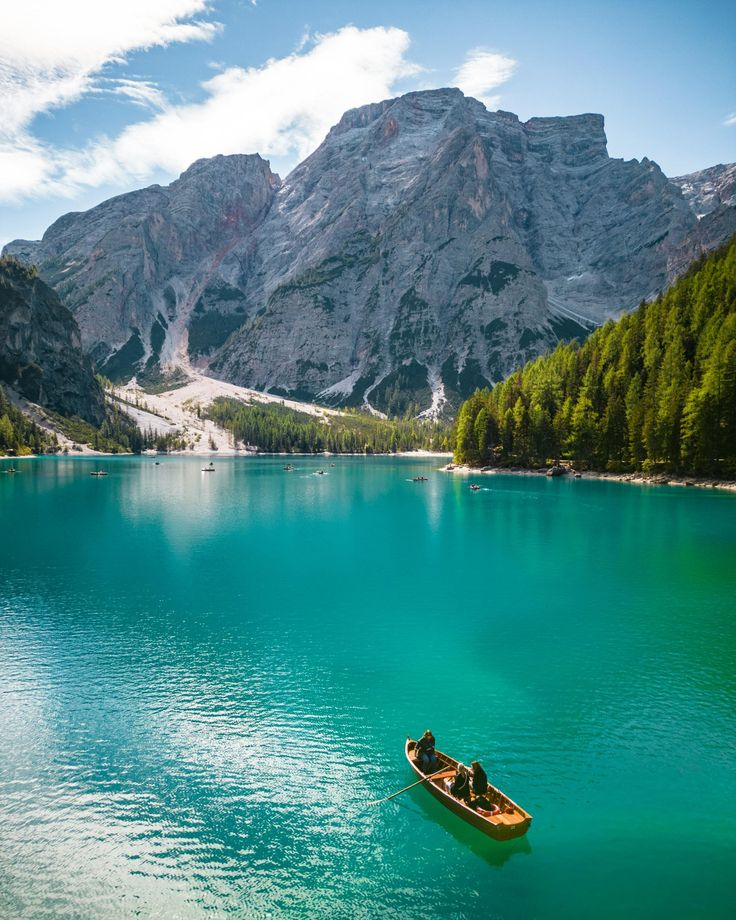
#> input picture Trash_floaters_exist_classify/no_floaters/no_floaters_0002.jpg, 736 x 920 px
$ python enhancing.py
#> lines starting #> are read from the running program, lines starting #| are printed output that depends on the picture
#> in batch_preprocess, img is the input picture: shape (920, 736, 3); mean B, G, R 140.8, 140.4, 81.6
import cv2
import numpy as np
import os
from pathlib import Path


def preprocess_image(img, enable_clahe=True, enable_sharpen=True,
                     enable_color_enhance=True, denoise_ksize=3):
    """
    对单张图像进行预处理
    Args:
        img: BGR格式图像 (numpy array)
        enable_clahe: 是否进行CLAHE增强
        enable_sharpen: 是否锐化
        enable_color_enhance: 是否进行HSV色彩增强
        denoise_ksize: 高斯滤波核大小（奇数）
    Returns:
        处理后的图像 (BGR格式)
    """
#> called with enable_clahe = True, enable_sharpen = True, enable_color_enhance = True, denoise_ksize = 3
    # 1. 去噪（高斯滤波）
    if denoise_ksize > 0:
        # 传入参数解析：
        # img传入的图像
        # (denoise_ksize, denoise_ksize)表示卷积核大小
        # 0表示sigmaX,sigmaY没有传入默认等于sigmaX
        # sigmaX传入0表示标准差自适应
        img = cv2.GaussianBlur(img, (denoise_ksize, denoise_ksize), 0)

    # 2. 色彩增强（在HSV空间调整）
    if enable_color_enhance:
        hsv = cv2.cvtColor(img, cv2.COLOR_BGR2HSV)
#> hsv: shape (920, 736, 3); mean H, S, V 84.9, 137.4, 149
        # 提高饱和度（S）和亮度（V），让颜色更鲜明
        h, s, v = cv2.split(hsv)
        s = cv2.add(s, 30)  # 增加饱和度
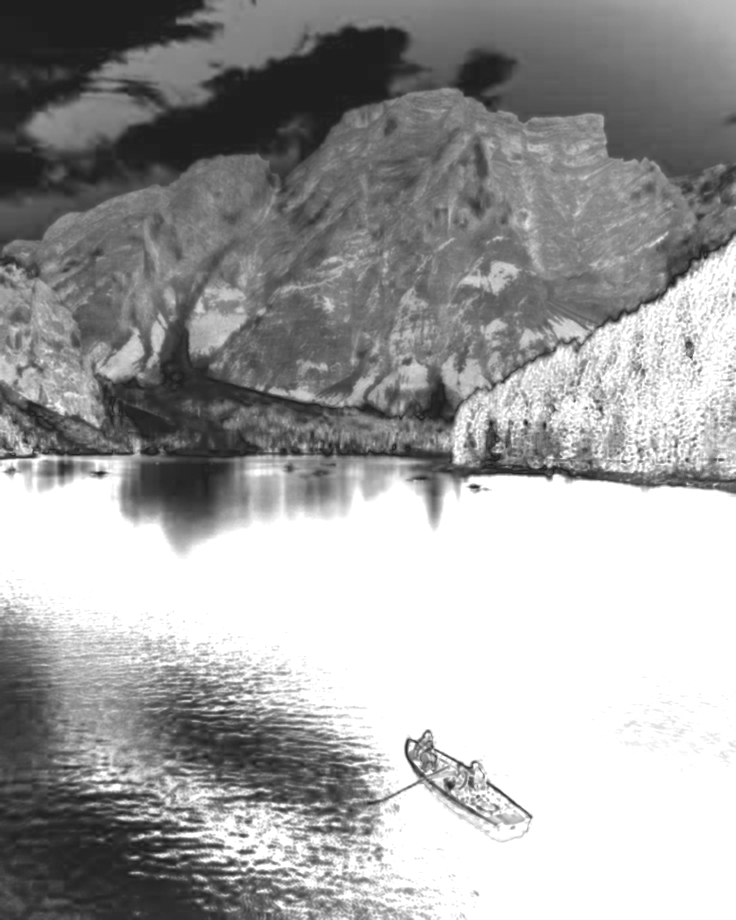
#> s: shape (920, 736); min 30, max 255, mean 160.1
        v = cv2.add(v, 20)  # 增加亮度
        hsv_enhanced = cv2.merge([h, s, v])
#> hsv_enhanced: shape (920, 736, 3); mean H, S, V 84.9, 160.1, 168.1
        img = cv2.cvtColor(hsv_enhanced, cv2.COLOR_HSV2BGR)

    # 3. 对比度增强（CLAHE，在亮度通道上操作,分块进行直方图均衡化）
    if enable_clahe:
        lab = cv2.cvtColor(img, cv2.COLOR_BGR2LAB)
#> lab: shape (920, 736, 3); mean of channels 0, 1, 2 151.4, 110.1, 121.4
        l, a, b = cv2.split(lab)
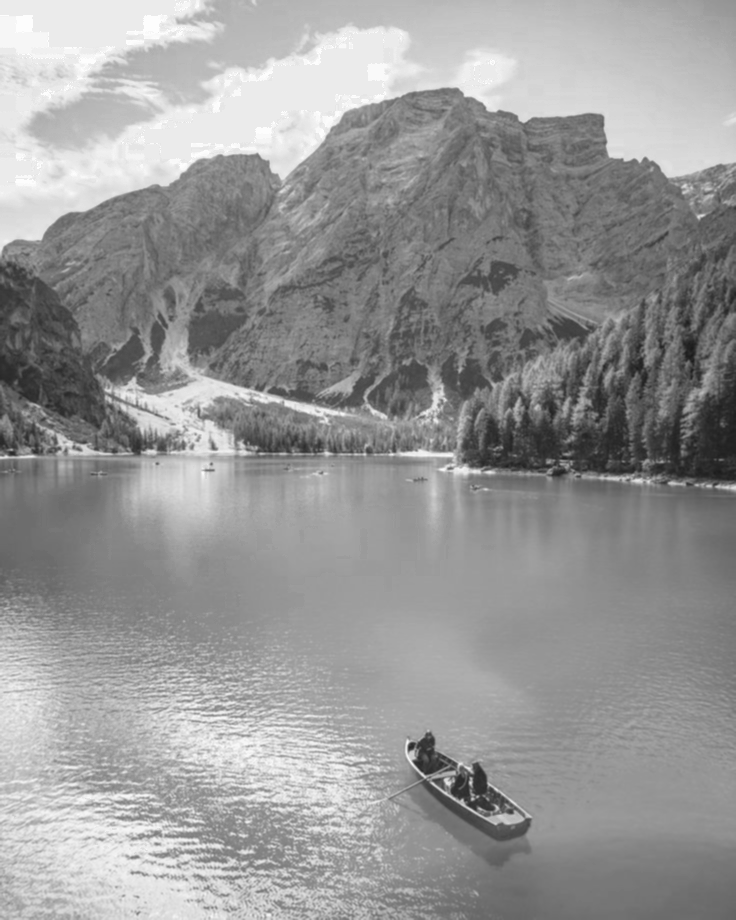
#> l: shape (920, 736); min 26, max 253, mean 151.4
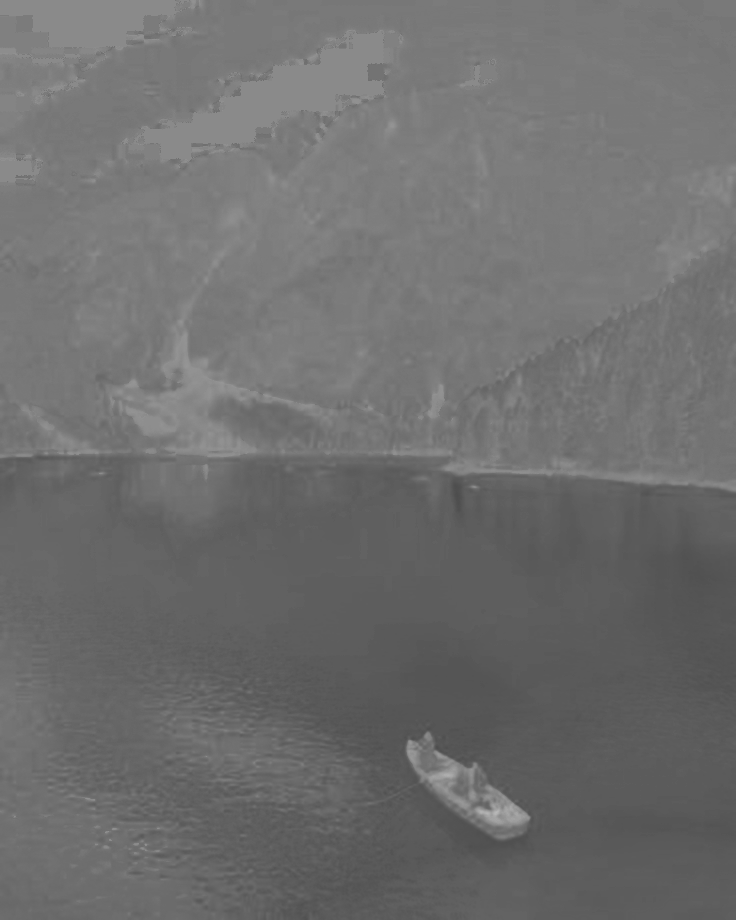
#> a: shape (920, 736); min 77, max 185, mean 110.1
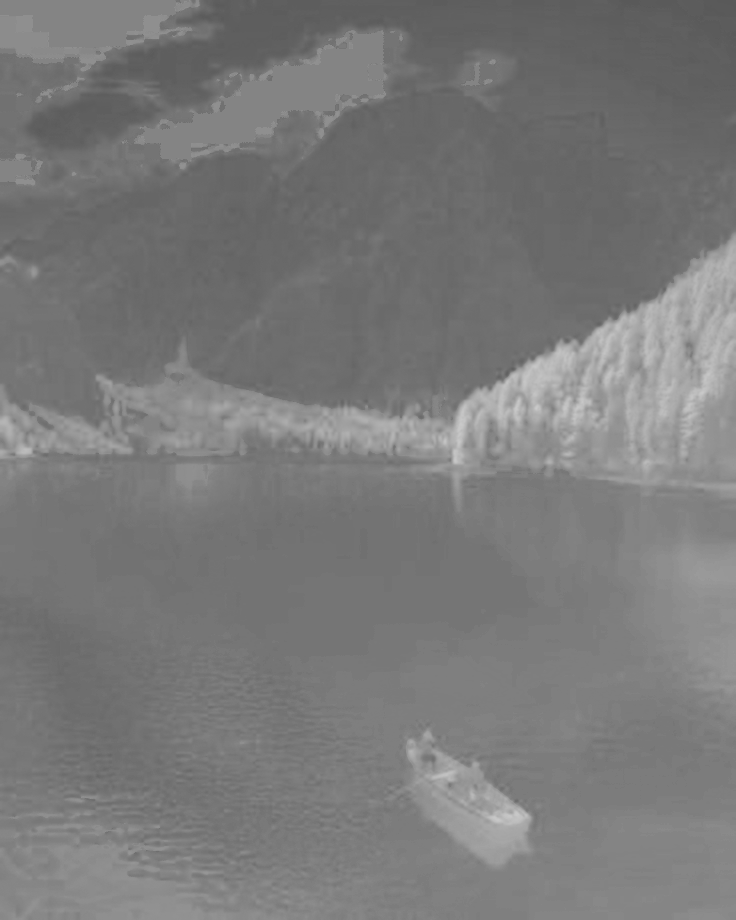
#> b: shape (920, 736); min 89, max 202, mean 121.4
        clahe = cv2.createCLAHE(clipLimit=2.0, tileGridSize=(8, 8))
        l_enhanced = clahe.apply(l)
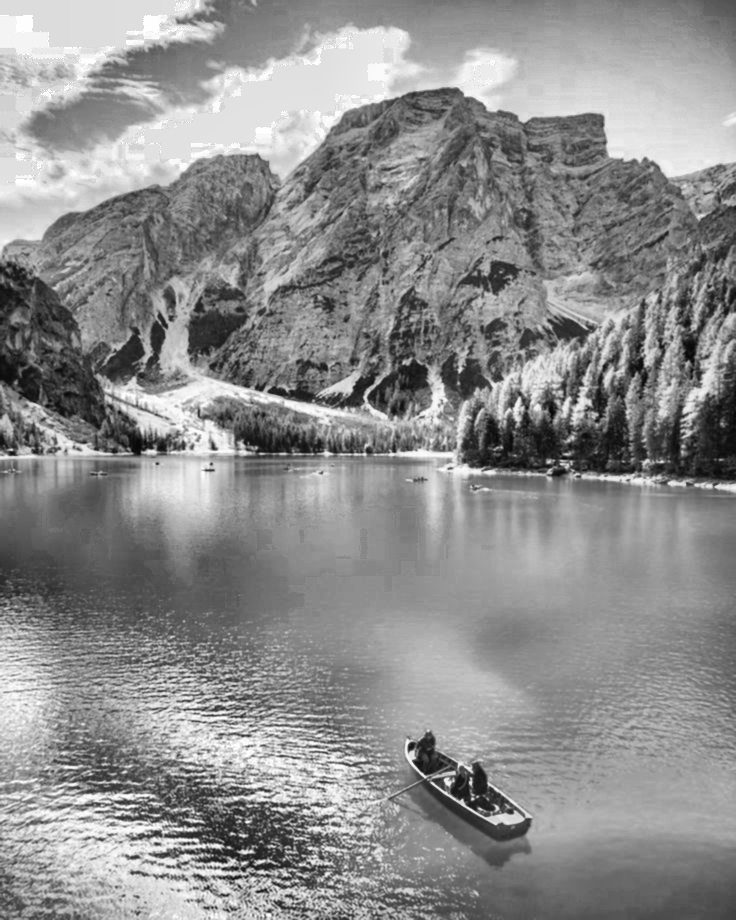
#> l_enhanced: shape (920, 736); min 7, max 254, mean 141.6
        lab_enhanced = cv2.merge([l_enhanced, a, b])
#> lab_enhanced: shape (920, 736, 3); mean of channels 0, 1, 2 141.6, 110.1, 121.4
        img = cv2.cvtColor(lab_enhanced, cv2.COLOR_LAB2BGR)

    # 4. 锐化（非锐化掩模，USM）
    if enable_sharpen:
        kernel = np.array([[-1, -1, -1],
                           [-1, 9, -1],
                           [-1, -1, -1]]) / 1.0  # 简单锐化核
        img = cv2.filter2D(img, -1, kernel)
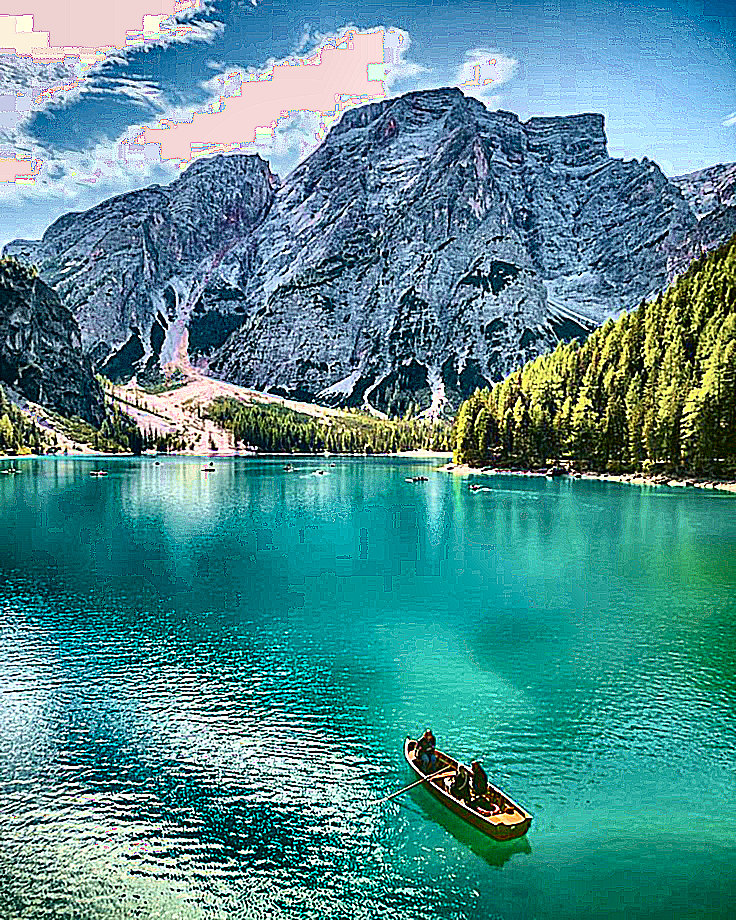
#> img: shape (920, 736, 3); mean B, G, R 143.1, 140.6, 79.9

    return img


def batch_preprocess(input_dir, output_dir, **kwargs):
    """
    批量处理文件夹内所有图像
    Args:
        input_dir: 原始图像文件夹路径
        output_dir: 输出文件夹路径
        **kwargs: 传递给 preprocess_image 的参数
    """
    input_path = Path(input_dir)
    output_path = Path(output_dir)
    output_path.mkdir(parents=True, exist_ok=True)

    # 支持的图像扩展名
    img_exts = ('.jpg', '.jpeg', '.png', '.bmp', '.tif')

    for img_file in input_path.iterdir():
        if img_file.suffix.lower() not in img_exts:
            continue
        # 读取图像
        img = cv2.imread(str(img_file))
        if img is None:
            print(f"无法读取: {img_file.name}")
            continue

        # 预处理
        processed = preprocess_image(img, **kwargs)

        # 保存到输出文件夹（保持原文件名）
        new_filename = f"{img_file.stem}_enhance{img_file.suffix}"
        out_path = output_path / new_filename
        cv2.imwrite(str(out_path), processed)
        print(f"处理完成: {input_path}\\{img_file.name} -> {out_path}")


# ========== 使用示例 ==========
if __name__ == "__main__":
    # 设置路径（请修改为实际路径）
    class_type='no_floaters'
    input_folder = f"./Trash_floaters_exist_classify/{class_type}"  # 原始图像所在文件夹
    output_folder = f"./after_enhance/{class_type}"  # 处理后图像保存文件夹

    # 可调节参数
    batch_preprocess(input_folder, output_folder,
                     enable_clahe=True,
                     enable_sharpen=True,
                     enable_color_enhance=True,
                     denoise_ksize=3)  # 高斯滤波核大小，设为0则跳过
